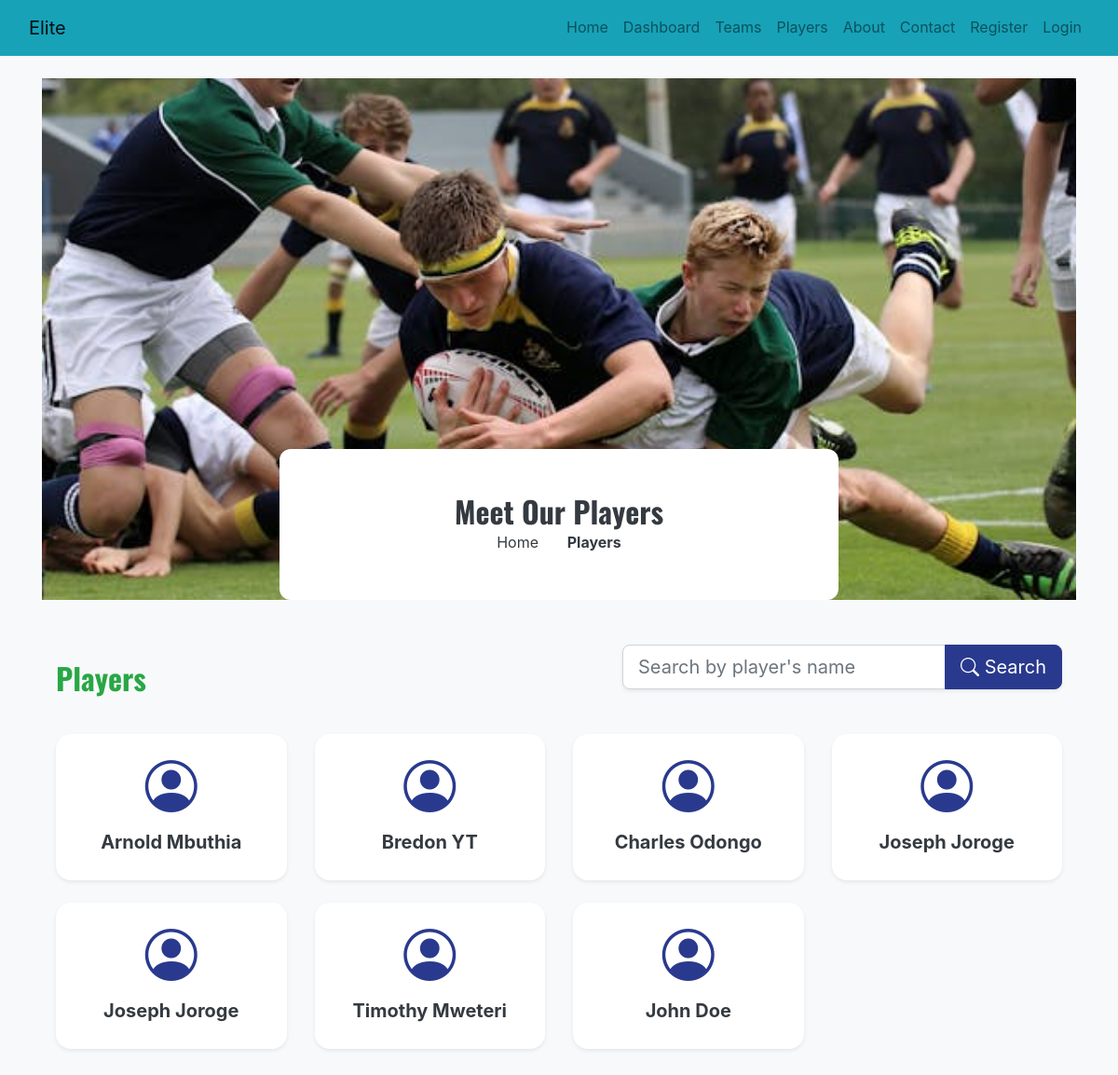
The app's page /player_list/ with its own data.
### Elite/models.py (models this page shows, shortened)
class Player(models.Model):
    POSITION_CHOICES = [
        ('Prop', 'Prop'),
        ('Hooker', 'Hooker'),
        ('Lock', 'Lock'),
        ('Flanker', 'Flanker'),
        ('Number Eight', 'Number Eight'),
        ('Scrum Half', 'Scrum Half'),
        ('Fly Half', 'Fly Half'),
        ('Centre', 'Centre'),
        ('Wing', 'Wing'),
        ('Full Back', 'Full Back'),
    ]
    name = models.CharField(max_length=100)
    age = models.PositiveIntegerField()
    nationality = models.CharField(max_length=100)
    position = models.CharField(max_length=20, choices=POSITION_CHOICES)
    current_worth = models.DecimalField(max_digits=10, decimal_places=2)
    height = models.DecimalField(max_digits=5, decimal_places=2)  # Height in cm
    date_of_birth = models.DateField()
    team = models.ForeignKey(Team, on_delete=models.SET_NULL, null=True, related_name='players')

### Elite/views.py (the view)
# urls.py: path('player_list/', views.player_list, name='player_list'),
def player_list(request):
    query = request.GET.get('name', '')
    if query:
        players = Player.objects.filter(name__icontains=query)
    else:
        players = Player.objects.all()
    context={'players': players}
    return render(request, 'base/player_list.html', context)

### Elite/templates/base/player_list.html (shortened to what this page needs)
{% extends 'main.html' %}
{% block content %}
{% load static %}
<div class="row">
    <div class="col-lg-12">
        <div class="hero-wrap text-center" style="background-image: url('{% static 'images/img_16.jpeg' %}');" data-stellar-background-ratio="0.5">
            <div class="hero-contents py-5">
                <h2 class="text-dark fw-bold">Meet Our Players</h2>
                <p><a href="{% url 'home' %}" class="text-dark text-decoration-none">Home</a> <span class="mx-2 text-white">/</span> <strong class="text-dark">Players</strong></p>
            </div>
        </div>
    </div>
</div>
<div class="container my-5">
    <div class="d-flex justify-content-between align-items-center flex-wrap mb-4">
        <h2 class="mb-0 fw-bold text-success">Players</h2>
        <form method="GET" class="mb-4">
            <div class="input-group input-group-lg shadow-sm rounded-3">
                <input type="text" name="name" class="form-control rounded-start-3" placeholder="Search by player's name">
                <button class="btn btn-primary rounded-end-3" type="submit"><i class="bi bi-search"></i> Search</button>
            </div>
        </form>
    </div>
    <div class="row g-4">
        {% for player in players %}
            <div class="col-12 col-sm-6 col-md-4 col-lg-3">
                <a href="{% url 'player_detail' player.id %}" class="card shadow-sm border-0 rounded-4 h-100 text-decoration-none transition player-card">
                    <div class="card-body d-flex flex-column align-items-center justify-content-center py-4">
                        <i class="bi bi-person-circle display-4 text-primary mb-2"></i>
                        <span class="fw-bold fs-5 text-dark">{{ player.name }}</span>
                    </div>
                </a>
            </div>
        {% empty %}
            <div class="col-12">
                <p class="text-center text-muted fs-5">No players found.</p>
            </div>
        {% endfor %}
    </div>
</div>
{% endblock %}

### Elite/static/css/style.css (style rules this page uses)
body { line-height: 1.7; font-weight: 400; font-size: 1rem; font-family: -apple-system, BlinkMacSystemFont, "Segoe UI", Roboto, "Helvetica Neue", Arial, "Noto Sans", sans-serif, "Apple Color Emoji", "Segoe UI Emoji", "Segoe UI Symbol", "Noto Color Emoji"; background: #222831; }
h1, h2, h3, h4, h5, h6, .site-logo { font-family: 'Oswald', sans-serif; }
a { -webkit-transition: .3s all ease; -o-transition: .3s all ease; transition: .3s all ease; }
.btn { position: relative; top: 0; }
.btn.btn-primary { color: #fff; }
.form-control { height: 47px; }
.hero-wrap { background-position: top center; height: 70vh; min-height: 670px; position: relative; }
.hero-wrap .hero-contents { position: absolute; bottom: 0; left: 0; max-width: 600px; background: #fff; padding: 50px; }
.hero-wrap .hero-contents:before, .hero-wrap .hero-contents:after { position: absolute; content: ""; background: #293A8E; bottom: 0; left: 0; }
.hero-wrap .hero-contents:before { width: 20px; height: 50px; }
.hero-wrap .hero-contents:after { height: 20px; width: 50px; background: #FFDC3D; }
.hero-wrap .hero-contents p { color: gray; }
.hero-wrap.text-center .hero-contents { padding: 30px 50px; left: 50%; -webkit-transform: translateX(-50%); -ms-transform: translateX(-50%); transform: translateX(-50%); width: 90%; }
.hero-wrap.text-center .hero-contents:before, .hero-wrap.text-center .hero-contents:after { display: none; }

### Elite/templates/base/player_list.html (style rules this page uses)
.hero-wrap { background-size: cover; background-position: center; min-height: 50vh; display: flex; align-items: center; justify-content: center; position: relative; }
.hero-contents { background-color: rgba(0, 0, 0, 0.4); display: inline-block; padding: 30px 50px; border-radius: 12px; }
.hero-contents h2, .hero-contents p { color: #fff; margin: 0; }
.player-card { transition: transform 0.18s, box-shadow 0.18s; }

### records on screen
Player: name "Arnold Mbuthia"
Player: name "Bredon YT"
Player: name "Charles Odongo"
Player: name "Joseph Joroge"
Player: name "Joseph Joroge"
Player: name "Timothy Mweteri"
Player: name "John Doe"
